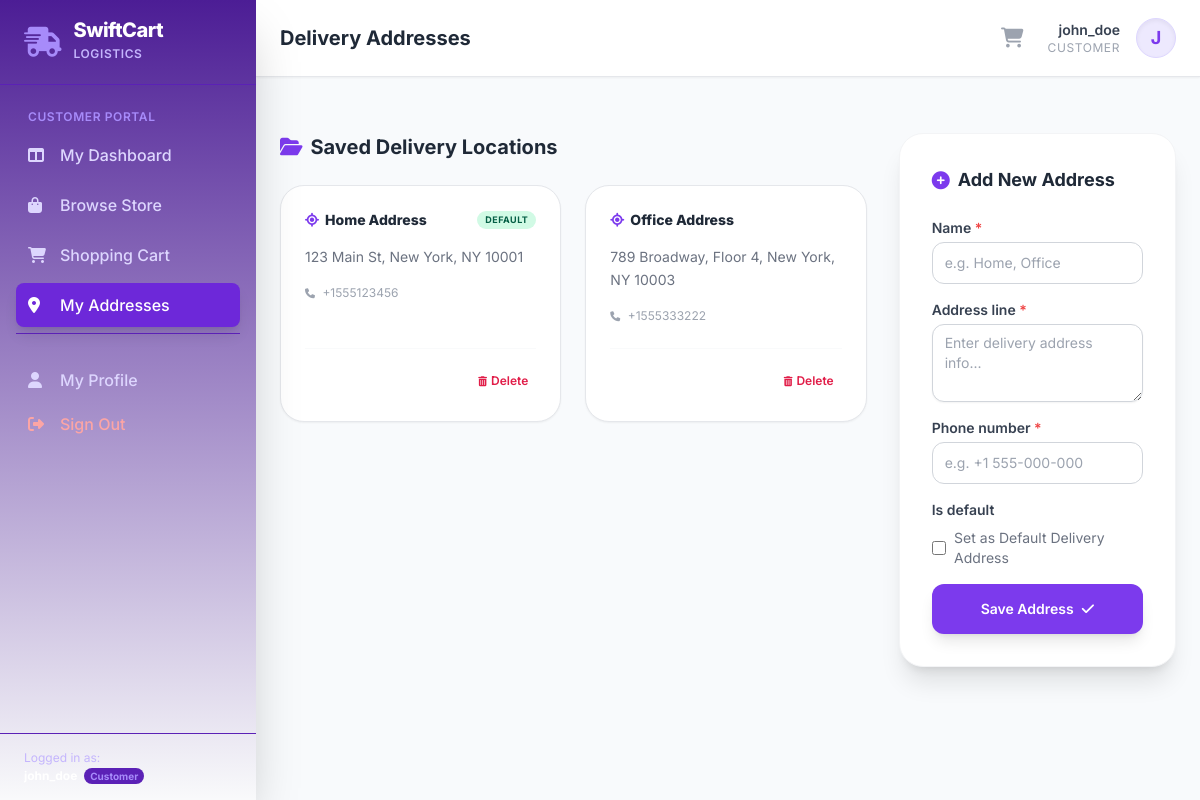
Page /orders/addresses/ (signed in) on the committed database.
### accounts/models.py (models this page shows, shortened)
class User(AbstractUser):
    class Role(models.TextChoices):
        ADMIN = 'ADMIN', 'Admin/Warehouse'
        CUSTOMER = 'CUSTOMER', 'Customer'
        RIDER = 'RIDER', 'Rider'
    role = models.CharField(
        max_length=20,
        choices=Role.choices,
        default=Role.CUSTOMER
    )
    def is_admin(self):
        return self.role == self.Role.ADMIN or self.is_superuser
    def is_customer(self):
        return self.role == self.Role.CUSTOMER

### orders/models.py (models this page shows, shortened)
class DeliveryAddress(models.Model):
    customer = models.ForeignKey(settings.AUTH_USER_MODEL, on_delete=models.CASCADE, related_name='delivery_addresses')
    name = models.CharField(max_length=100, help_text="Label e.g. Home, Office")
    address_line = models.TextField()
    phone_number = models.CharField(max_length=15)
    is_default = models.BooleanField(default=False)

### orders/views.py (the view)
# urls.py: path('addresses/', views.address_list_view, name='address_list'),
@login_required
def address_list_view(request):
    if not request.user.is_customer():
        messages.error(request, "Only customers can manage addresses.")
        return redirect('home')
    addresses = DeliveryAddress.objects.filter(customer=request.user)
    if request.method == 'POST':
        form = DeliveryAddressForm(request.POST)
        if form.is_valid():
            addr = form.save(commit=False)
            addr.customer = request.user
            addr.save()
            messages.success(request, "Address added successfully.")
            return redirect('address_list')
    else:
        form = DeliveryAddressForm()
    return render(request, 'orders/address_list.html', {'addresses': addresses, 'form': form})

### orders/forms.py
class DeliveryAddressForm(forms.ModelForm):
    class Meta:
        model = DeliveryAddress
        fields = ['name', 'address_line', 'phone_number', 'is_default']
        widgets = {
            'address_line': forms.Textarea(attrs={'rows': 3, 'class': 'shadow-sm focus:ring-indigo-500 focus:border-indigo-500 block w-full sm:text-sm border-gray-300 rounded-md'}),
            'name': forms.TextInput(attrs={'class': 'shadow-sm focus:ring-indigo-500 focus:border-indigo-500 block w-full sm:text-sm border-gray-300 rounded-md'}),
            'phone_number': forms.TextInput(attrs={'class': 'shadow-sm focus:ring-indigo-500 focus:border-indigo-500 block w-full sm:text-sm border-gray-300 rounded-md'}),
            'is_default': forms.CheckboxInput(attrs={'class': 'focus:ring-indigo-500 h-4 w-4 text-indigo-600 border-gray-300 rounded'}),
        }

### templates/orders/address_list.html (shortened to what this page needs)
{% extends 'base.html' %}
{% block page_title %}Delivery Addresses{% endblock %}
{% block content %}
<div class="max-w-6xl mx-auto py-8 grid grid-cols-1 lg:grid-cols-3 gap-8">
    <div class="lg:col-span-2 space-y-6">
        <h3 class="text-xl font-bold text-gray-800 mb-4 flex items-center space-x-2">
            <i class="fa-solid fa-folder-open text-brand-600"></i>
            <span>Saved Delivery Locations</span>
        </h3>
        {% if addresses %}
            <div class="grid grid-cols-1 md:grid-cols-2 gap-6">
                {% for address in addresses %}
                    <div class="bg-white rounded-3xl border border-gray-150 shadow-sm p-6 flex flex-col justify-between hover:shadow-md transition">
                        <div>
                            <div class="flex items-center justify-between mb-4">
                                <span class="font-extrabold text-gray-800 text-sm flex items-center space-x-1.5">
                                    <i class="fa-solid fa-location-crosshairs text-brand-600"></i>
                                    <span>{{ address.name }}</span>
                                </span>
                                {% if address.is_default %}
                                    <span class="text-[9px] font-bold text-emerald-800 bg-emerald-100 px-2 py-0.5 rounded-full uppercase tracking-wider">Default</span>
                                {% endif %}
                            </div>
                            <p class="text-sm text-gray-500 leading-relaxed mb-4">
                                {{ address.address_line }}
                            </p>
                            <p class="text-xs text-gray-400"><i class="fa-solid fa-phone text-[10px] mr-1"></i> {{ address.phone_number }}</p>
                        </div>
                        <div class="pt-4 border-t border-gray-50 mt-6 flex justify-end">
                            <a href="{% url 'address_delete' address.id %}" class="text-xs font-semibold text-rose-600 hover:text-rose-800 p-2 hover:bg-rose-50 rounded-xl transition flex items-center space-x-1">
                                <i class="fa-solid fa-trash-can text-[10px]"></i>
                                <span>Delete</span>
                            </a>
                        </div>
                    </div>
                {% endfor %}
            </div>
        {% endif %}
    </div>
    <div class="bg-white rounded-3xl border border-gray-100 shadow-xl p-8 h-fit">
        <h3 class="text-lg font-bold text-gray-800 mb-6 flex items-center space-x-2">
            <i class="fa-solid fa-circle-plus text-brand-600"></i>
            <span>Add New Address</span>
        </h3>
        <form method="POST" class="space-y-4">
            {% for field in form %}
                <div>
                    <label for="{{ field.id_for_label }}" class="block text-sm font-semibold text-gray-700">
                        {{ field.label }} {% if field.field.required %}<span class="text-red-500">*</span>{% endif %}
                    </label>
                    <div class="mt-1">
                        {% if field.name == 'address_line' %}
                            <textarea id="{{ field.id_for_label }}" name="{{ field.name }}" rows="3" class="shadow-sm focus:ring-brand-500 focus:border-brand-500 block w-full sm:text-sm border-gray-300 rounded-xl px-3 py-2 border" placeholder="Enter delivery address info..." required></textarea>
                        {% elif field.name == 'is_default' %}
                            <div class="flex items-center mt-2">
                                <input type="checkbox" id="{{ field.id_for_label }}" name="{{ field.name }}" class="focus:ring-brand-500 h-4 w-4 text-brand-600 border-gray-300 rounded">
                                <label for="{{ field.id_for_label }}" class="ml-2 block text-sm text-gray-500">Set as Default Delivery Address</label>
                            </div>
                        {% else %}
                            <input id="{{ field.id_for_label }}" name="{{ field.name }}" type="text" {% if field.field.required %}required{% endif %} class="block w-full px-3 py-2.5 border border-gray-300 rounded-xl placeholder-gray-400 focus:outline-none focus:ring-brand-500 focus:border-brand-500 sm:text-sm" placeholder="e.g. {% if field.name == 'name' %}Home, Office{% else %}+1 555-000-000{% endif %}">
                        {% endif %}
                    </div>
                </div>
            {% endfor %}
            <button type="submit" class="w-full flex justify-center py-3.5 px-4 border border-transparent rounded-xl shadow-lg text-sm font-semibold text-white bg-brand-600 hover:bg-brand-700 transition duration-150 transform hover:-translate-y-0.5">
                Save Address <i class="fa-solid fa-check ml-2 self-center"></i>
            </button>
        </form>
    </div>
</div>
{% endblock %}

### templates/base.html (shortened to what this page needs)
<!DOCTYPE html>
<html lang="en" class="h-full bg-gray-50">
<head>
    <script src="https://cdn.tailwindcss.com"></script>
    <link rel="stylesheet" href="https://cdnjs.cloudflare.com/ajax/libs/font-awesome/6.4.0/css/all.min.css">
</head>
<body class="h-full flex flex-col md:flex-row overflow-hidden">
    <aside id="sidebar" class="fixed inset-y-0 left-0 transform -translate-x-full md:relative md:translate-x-0 transition-transform duration-300 ease-in-out bg-gradient-to-b from-brand-900 to-brand-850 text-white w-64 flex flex-col z-40 h-full shadow-2xl">
        <div class="hidden md:flex items-center space-x-3 px-6 py-5 border-b border-brand-800">
            <i class="fa-solid fa-truck-fast text-brand-400 text-3xl animate-bounce-slow"></i>
            <div>
                <h1 class="font-extrabold text-xl tracking-tight leading-none text-white">SwiftCart</h1>
                <span class="text-xs text-brand-300 font-semibold tracking-wider uppercase">Logistics</span>
            </div>
        </div>
        <nav class="flex-1 px-4 py-6 space-y-1.5 overflow-y-auto">
            {% if user.is_authenticated %}
                {% if user.is_admin %}
                    <div class="text-xs font-semibold text-brand-400 uppercase px-3 mb-2 tracking-wider">Warehouse Management</div>
                    <a href="{% url 'admin_dashboard' %}" class="flex items-center space-x-3 px-3 py-2.5 rounded-lg font-medium transition duration-200 hover:bg-brand-800 {% if request.resolver_match.url_name == 'admin_dashboard' %}bg-brand-700 text-white shadow-lg{% else %}text-brand-200{% endif %}">
                        <i class="fa-solid fa-chart-line w-5"></i>
                        <span>Dashboard</span>
                    </a>
                    <a href="{% url 'admin_products' %}" class="flex items-center space-x-3 px-3 py-2.5 rounded-lg font-medium transition duration-200 hover:bg-brand-800 {% if request.resolver_match.url_name == 'admin_products' or 'product' in request.resolver_match.url_name %}bg-brand-700 text-white shadow-lg{% else %}text-brand-200{% endif %}">
                        <i class="fa-solid fa-boxes-stacked w-5"></i>
                        <span>Products</span>
                    </a>
                    <a href="{% url 'admin_orders' %}" class="flex items-center space-x-3 px-3 py-2.5 rounded-lg font-medium transition duration-200 hover:bg-brand-800 {% if request.resolver_match.url_name == 'admin_orders' %}bg-brand-700 text-white shadow-lg{% else %}text-brand-200{% endif %}">
                        <i class="fa-solid fa-list-check w-5"></i>
                        <span>Orders</span>
                    </a>
                    <a href="{% url 'admin_riders' %}" class="flex items-center space-x-3 px-3 py-2.5 rounded-lg font-medium transition duration-200 hover:bg-brand-800 {% if request.resolver_match.url_name == 'admin_riders' %}bg-brand-700 text-white shadow-lg{% else %}text-brand-200{% endif %}">
                        <i class="fa-solid fa-motorcycle w-5"></i>
                        <span>Riders</span>
                    </a>
                    <a href="{% url 'admin_customers' %}" class="flex items-center space-x-3 px-3 py-2.5 rounded-lg font-medium transition duration-200 hover:bg-brand-800 {% if request.resolver_match.url_name == 'admin_customers' %}bg-brand-700 text-white shadow-lg{% else %}text-brand-200{% endif %}">
                        <i class="fa-solid fa-users w-5"></i>
                        <span>Customers</span>
                    </a>
                {% elif user.is_customer %}
                    <div class="text-xs font-semibold text-brand-400 uppercase px-3 mb-2 tracking-wider">Customer Portal</div>
                    <a href="{% url 'customer_dashboard' %}" class="flex items-center space-x-3 px-3 py-2.5 rounded-lg font-medium transition duration-200 hover:bg-brand-800 {% if request.resolver_match.url_name == 'customer_dashboard' %}bg-brand-700 text-white shadow-lg{% else %}text-brand-200{% endif %}">
                        <i class="fa-solid fa-table-columns w-5"></i>
                        <span>My Dashboard</span>
                    </a>
                    <a href="{% url 'product_list' %}" class="flex items-center space-x-3 px-3 py-2.5 rounded-lg font-medium transition duration-200 hover:bg-brand-800 {% if request.resolver_match.url_name == 'product_list' or 'product_detail' in request.resolver_match.url_name %}bg-brand-700 text-white shadow-lg{% else %}text-brand-200{% endif %}">
                        <i class="fa-solid fa-bag-shopping w-5"></i>
                        <span>Browse Store</span>
                    </a>
                    <a href="{% url 'cart' %}" class="flex items-center space-x-3 px-3 py-2.5 rounded-lg font-medium transition duration-200 hover:bg-brand-800 {% if request.resolver_match.url_name == 'cart' %}bg-brand-700 text-white shadow-lg{% else %}text-brand-200{% endif %}">
                        <i class="fa-solid fa-cart-shopping w-5"></i>
                        <span>Shopping Cart</span>
                    </a>
                    <a href="{% url 'address_list' %}" class="flex items-center space-x-3 px-3 py-2.5 rounded-lg font-medium transition duration-200 hover:bg-brand-800 {% if request.resolver_match.url_name == 'address_list' %}bg-brand-700 text-white shadow-lg{% else %}text-brand-200{% endif %}">
                        <i class="fa-solid fa-location-dot w-5"></i>
                        <span>My Addresses</span>
                    </a>
                {% endif %}
                <div class="pt-6 border-t border-brand-800 mt-6">
                    <a href="{% url 'profile' %}" class="flex items-center space-x-3 px-3 py-2.5 rounded-lg font-medium transition duration-200 hover:bg-brand-800 {% if request.resolver_match.url_name == 'profile' %}bg-brand-700 text-white shadow-lg{% else %}text-brand-200{% endif %}">
                        <i class="fa-solid fa-user w-5"></i>
                        <span>My Profile</span>
                    </a>
                    <a href="{% url 'logout' %}" class="flex items-center space-x-3 px-3 py-2.5 rounded-lg font-medium transition duration-200 text-red-300 hover:bg-red-950/40">
                        <i class="fa-solid fa-right-from-bracket w-5"></i>
                        <span>Sign Out</span>
                    </a>
                </div>
            {% endif %}
        </nav>
        <div class="px-6 py-4 border-t border-brand-800 text-xs text-brand-300">
            <span>Logged in as:</span>
            <div class="font-bold text-white truncate mt-0.5">
                {% if user.is_authenticated %}
                    <span class="text-[10px] text-brand-400 bg-brand-800 px-1.5 py-0.5 rounded-full ml-1">
                        {{ user.get_role_display }}
                    </span>
                {% else %}
                    Guest
                {% endif %}
            </div>
        </div>
    </aside>
    <main class="flex-1 flex flex-col overflow-hidden min-h-screen">
        <header class="bg-white border-b border-gray-200 px-6 py-4 flex items-center justify-between shadow-sm z-30">
            <div>
                <h2 class="text-xl font-bold text-gray-800 capitalize">
                    {% block page_title %}Dashboard{% endblock %}
                </h2>
            </div>
            <div class="flex items-center space-x-4">
                {% if user.is_authenticated %}
                    {% if user.is_customer %}
                        <a href="{% url 'cart' %}" class="relative p-2 text-gray-400 hover:text-brand-600 transition">
                            <i class="fa-solid fa-cart-shopping text-xl"></i>
                        </a>
                    {% endif %}
                    <div class="hidden sm:flex flex-col text-right">
                        <span class="text-sm font-semibold text-gray-700">{{ user.get_full_name|default:user.username }}</span>
                        <span class="text-xs text-gray-400 uppercase tracking-wider">{{ user.get_role_display }}</span>
                    </div>
                    <a href="{% url 'profile' %}" class="w-10 h-10 rounded-full bg-brand-100 border border-brand-200 text-brand-600 flex items-center justify-center font-bold text-lg shadow-inner hover:bg-brand-200 transition">
                        {{ user.username|slice:":1"|upper }}
                    </a>
                {% else %}
                    <a href="{% url 'login' %}" class="text-sm font-semibold text-brand-600 hover:text-brand-800 transition">Sign In</a>
                    <a href="{% url 'register_customer' %}" class="px-4 py-2 bg-brand-600 hover:bg-brand-700 text-white text-sm font-semibold rounded-lg shadow-md transition">Register</a>
                {% endif %}
            </div>
        </header>
        <section class="flex-1 overflow-y-auto p-6 bg-slate-50">
            {% block content %}{% endblock %}
        </section>
    </main>
</body>
</html>

### templates/base.html (style rules this page uses)
body { font-family: 'Inter', sans-serif; }

### rows in the picture
User: role "Customer", get_full_name "john_doe", role "CUSTOMER", username "J"
DeliveryAddress: name "Home Address", is_default "DEFAULT", address_line "123 Main St, New York, NY 10001", phone_number "+1555123456"
DeliveryAddress: name "Office Address", address_line "789 Broadway, Floor 4, New York, NY 10003", phone_number "+1555333222"

### other values in the picture
{{ field.label }} "Name" "Address line" "Phone number" "Is default"
